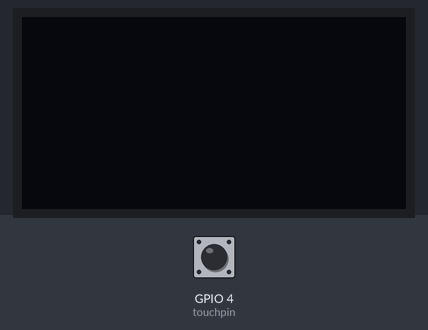
Bench run of a sketch on a simulated ESP32. On the bench: 128×64 one-colour display. The inputs (shaded band) are chosen by the test bench; at power-on: GPIO 4 (touchpin) HIGH. Nothing arrives over Bluetooth unless stated; what the sketch prints to the serial monitor is not drawn.

Above: at 2.7 s.
2.8 s: GPIO 4 (touchpin) pulled LOW for 0.25 s
At 3.07 s:
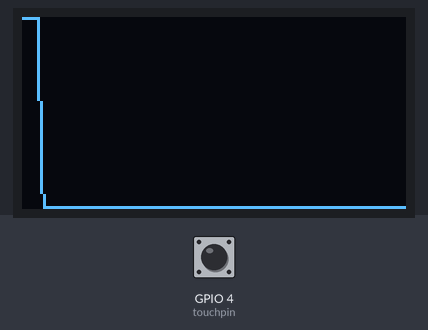
5.1 s: GPIO 4 (touchpin) pulled LOW for 1 s
At 5.33 s:
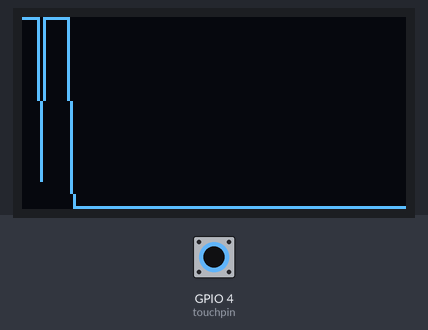
7.6 s: GPIO 4 (touchpin) pulled LOW for 0.25 s
At 7.81 s:
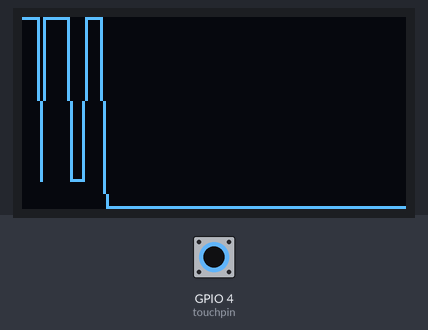
9.3 s: GPIO 4 (touchpin) pulled LOW for 1 s
At 9.61 s:
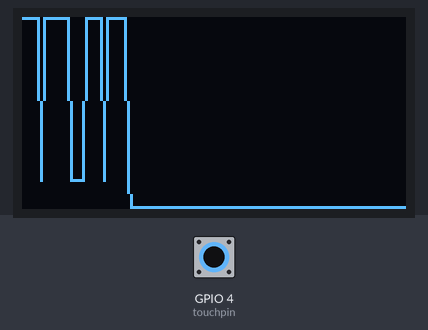
Timing chart, 0 to 12.3 s (numbered marks = the images above; inputs shaded):
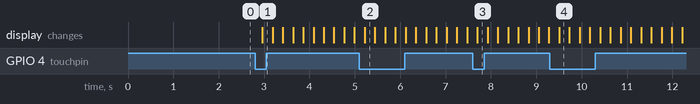

Measured:
- after the input at 2.8 s, the display: changes after 0.16 s (image 1)

The sketch:

oled_touch_pin.ino
```cpp
#include <Wire.h>
#include <Adafruit_GFX.h>
#include <Adafruit_SSD1306.h>
#include "BluetoothSerial.h" // Include the BluetoothSerial library

int touchpin = 4;

#define SCREEN_WIDTH 128
#define SCREEN_HEIGHT 64

#define OLED_RESET 4
Adafruit_SSD1306 display(SCREEN_WIDTH, SCREEN_HEIGHT, &Wire, OLED_RESET);

BluetoothSerial SerialBT; // Define the BluetoothSerial object

const int ANALOG_INPUT_PIN = A0;
const int DELAY_LOOP_MS = 200;

int _curWriteIndex = 0;
int _circularBuffer[SCREEN_WIDTH];
int _maxValue = 0;
int _minValue = 1023;

void setup() {
  Serial.begin(115200);
  pinMode(touchpin, INPUT);

  if (!display.begin(SSD1306_SWITCHCAPVCC, 0x3C)) {
    Serial.println(F("SSD1306 allocation failed"));
    while (1); // Halt execution
  }

  display.clearDisplay();
  display.display();
  delay(500);
  display.clearDisplay();
  display.display();

  SerialBT.begin("ESP32test"); // Start Bluetooth Serial with the given name

  delay(1000);
}

void loop() {
  display.clearDisplay();

  int analogVal = touchRead(touchpin);
  Serial.println(analogVal);

  _circularBuffer[_curWriteIndex++] = analogVal;

  if (_curWriteIndex >= SCREEN_WIDTH) {
    _curWriteIndex = 0;
  }

  // Update max and min values
  _maxValue = max(_maxValue, analogVal);
  _minValue = min(_minValue, analogVal);

  // Draw the graph with autoscaling
  drawGraph();

  display.display();

  // Send analog value to connected device via Bluetooth Serial
  SerialBT.println(analogVal);

  delay(DELAY_LOOP_MS);
}

void drawGraph() {
  int maxValue = max(_maxValue, 1); // Prevent division by zero
  int minValue = _minValue;
  int graphHeight = SCREEN_HEIGHT - 10; // Leave space for status bar

  for (int i = 0; i < SCREEN_WIDTH - 1; i++) {
    int x0 = i;
    int y0 = map(_circularBuffer[i], minValue, maxValue, graphHeight, 0);
    int x1 = i + 1;
    int y1 = map(_circularBuffer[(i + 1) % SCREEN_WIDTH], minValue, maxValue, graphHeight, 0);

    display.drawLine(x0, y0, x1, y1, WHITE);
  }
}
```
